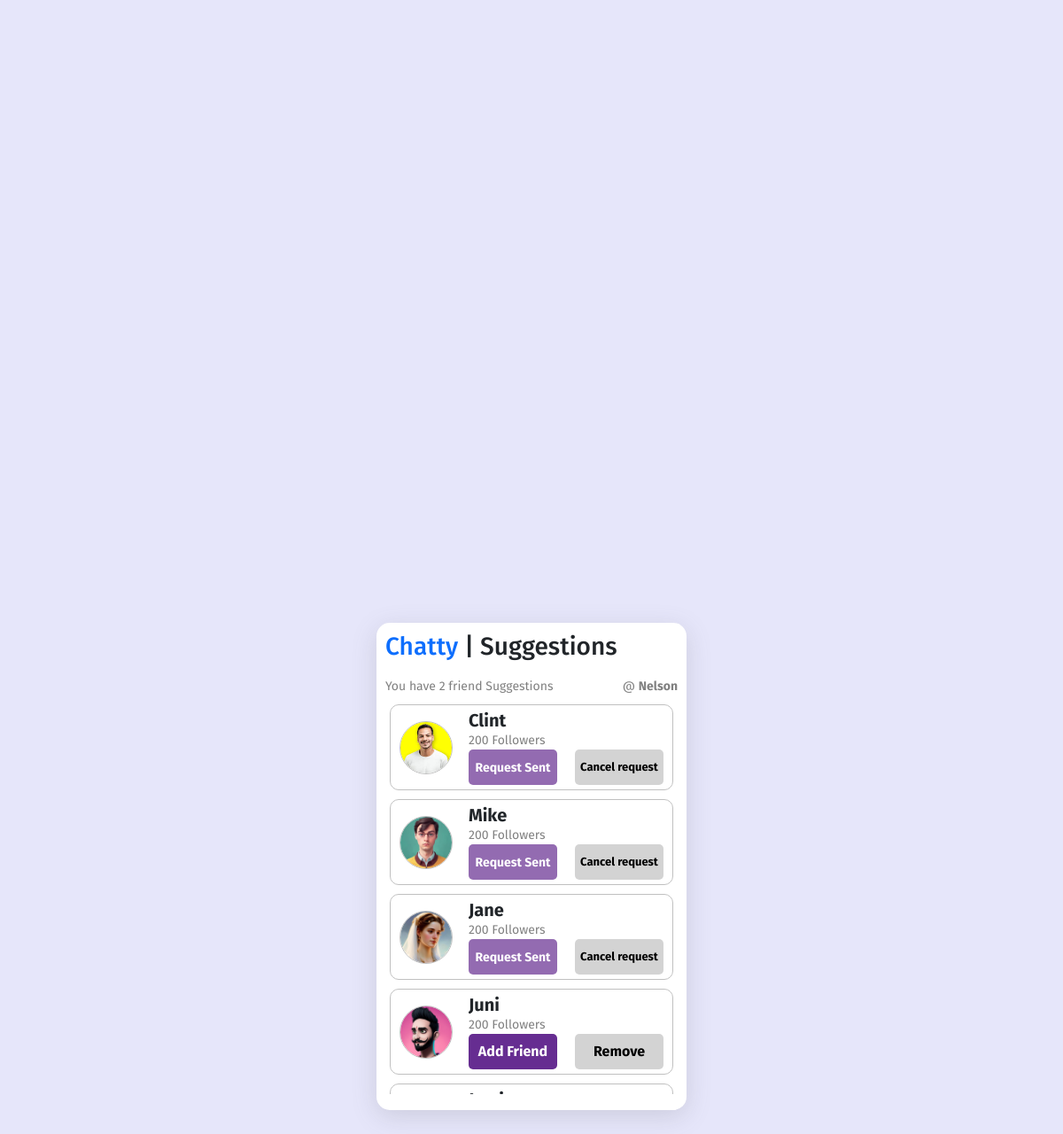
/suggestions (signed in), run on the app's committed database.
### core/models.py (models this page shows, shortened)
class CustomUser(AbstractUser):
    request_sent = models.BooleanField(default=False)
    USERNAME_FIELD = 'username'

### chatapp/models.py (models this page shows, shortened)
class Profile(models.Model):
    user = models.OneToOneField(settings.AUTH_USER_MODEL, on_delete=models.CASCADE, related_name = "profiles")
    username = models.CharField(max_length=50, blank=True, null=True)
    first_name = models.CharField(max_length=50, blank=True, null=True)
    last_name = models.CharField(max_length=50, blank=True, null=True)
    profile_picture = models.ImageField(upload_to="img", blank=True, null=True)
    friends = models.ManyToManyField(settings.AUTH_USER_MODEL, blank=True)

### chatapp/views.py (the view)
# urls.py: path("suggestions", views.suggestion, name="suggestions"),
def suggestion(request):
    all_user = get_user_model()
    user = request.user
    users = all_user.objects.all()
    profiles = Profile.objects.all()
    profile = Profile.objects.get(user=user)
    profile_friends = profile.friends.all()
    suggested_friends = all_user.objects.exclude(
        profile__friends__in=profile_friends).exclude(profiles=profile)
    friend_request = FriendRequest.objects.filter(
        receiver__in=suggested_friends, sender=request.user)
    context = {"s_friends": suggested_friends, "f_requests": friend_request}
    return render(request, "chatapp/suggestions.html", context)

### chatapp/templatetags/custom_filter.py (called while the page is built)
@register.filter
def if_id_in_queryset(id, queryset):
    print("id",id)
    return any(id == query.receiver.id for query in queryset)

### chatapp/templates/chatapp/suggestions.html (shortened to what this page needs)
{% extends 'base.html' %}
{% load custom_filter %}
{% block content %}
<div class="chatbody" id="chatbody">
    <h3><span><a href="{% url 'chats' %}">Chatty</a> | </span>Suggestions</h3>
    <div class="sub-div">
      <p class="para">You have 2 friend Suggestions</p>
      <p class="para">@ <span><strong>{{request.user.username}}</strong></span></p>
    </div>
    <div class="suggestionContainer">
    {% for friend in s_friends  %}
    <div class="suggestion">
      {% if friend.profiles.profile_picture %}
      <div class="pic">
        <img src="{{friend.profiles.profile_picture.url}}" alt="">
      </div>
      {% else %}
      <div class="pic">
        <img src="" alt="">
      </div>
      {% endif %}
        <div class="user-container">
          <div class="user-info">
              <h5>{{friend.username}}</h5>
              <p>200 Followers</p>
          </div>
          {% if friend.id|if_id_in_queryset:f_requests %}
          <div class="n-btns">
          <div class="confirm-btn add-btn disable" data-id={{friend.id}}>Request Sent</div>
          <div class="del-btn" data-id={{friend.id}} style="font-size: 13px">Cancel request</div>
        </div>
          {% else %}
           <div class="n-btns">
          <div class="confirm-btn add-btn" data-id={{friend.id}}>Add Friend</div>
          <div class="del-btn" data-id={{friend.id}}>Remove</div>
        </div>
          {% endif %}
      </div>
    </div>
    {% endfor %}
    </div>
  </div>
{% endblock content %}

### templates/base.html (shortened to what this page needs)
<!DOCTYPE html>
<html lang="en">
    {% load static %}
  <head>
    <link
      rel="stylesheet"
      href="https://cdnjs.cloudflare.com/ajax/libs/font-awesome/6.4.0/css/regular.min.css"
    />
    <link
      rel="stylesheet"
      href="https://cdnjs.cloudflare.com/ajax/libs/font-awesome/6.4.0/css/solid.min.css"
    />
    <link
      rel="stylesheet"
      href="https://cdnjs.cloudflare.com/ajax/libs/font-awesome/6.4.0/css/fontawesome.min.css"
    />
    <link href="https://cdn.jsdelivr.net/npm/bootstrap@5.2.3/dist/css/bootstrap.min.css" rel="stylesheet">
    <link rel="stylesheet" href="{% static 'css/style.css' %}" />
  </head>
  <body>
    <div class="chatContainer">
         {% block content %}{% endblock content %}
    </div>
  </body>
</html>

### chatapp/static/css/style.css (style rules this page uses)
* { padding: 0px; margin: 0px; box-sizing: border-box; font-family: 'Fira Sans', sans-serif; }
body { display: flex; align-items: center; justify-content: center; height: 100vh; background-color: #E6E6FA; }
img { width: 100%; height: 100; border-radius: 50%; }
.sub-div { width: 100%; height: auto; display: flex; justify-content: space-between; align-items: center; padding: 0px !important; margin: 0px !important; }
a { text-decoration: none; }
h4, p, small { margin: 0px; }
.disable { pointer-events: none; opacity: 0.7; font-size: 14px; }
.chatContainer { width: 350px; height: 550px; background-color: white; box-shadow: rgba(100, 100, 111, 0.2) 0px 7px 29px 0px; border-radius: 15px; }
.chatbody { width: 100%; height: 410px; padding: 10px 10px 10px 10px; }
.chatbody .para { margin-top: 10px; color:gray; font-weight: 12px; font-size: 14px; }
.chatbody .suggestionContainer { width: 100%; height: 450px; padding: 0px 5px 0px 5px; overflow: auto; }
.chatbody .suggestionContainer .suggestion { width: 100%; height: auto; border-radius: 10px; border: 1px solid silver; display: flex; align-items: center; justify-content: space-between; margin-top: 10px; padding: 5px 10px 5px 10px; }
.chatbody .suggestionContainer .suggestion .pic { width: 60px; height: 60px; border: 1px solid silver; border-radius: 50%; }
.chatbody .suggestionContainer .suggestion .pic img { width: 100%; height: 100; border-radius: 50%; }
.chatbody .suggestionContainer .suggestion .user-container { margin-left: 5px; }
.chatbody .suggestionContainer .suggestion .user-container .n-btns { display: flex; align-items: center; justify-content: space-between; }
.chatbody .suggestionContainer .suggestion .user-container .n-btns .confirm-btn, .chatbody .suggestionContainer .suggestion .user-container .n-btns .del-btn { width: 100px; height: 40px; border-radius: 5px; background-color: #662d91; color: white; display: flex; align-items: center; justify-content: center; font-weight: bold; cursor: pointer; }
.chatbody .suggestionContainer .suggestion .user-container .n-btns .del-btn { background-color: lightgray; color: black; }
.chatbody .suggestionContainer .suggestion .user-info { width: 220px; height: auto; display: flex; align-items: flex-start; justify-content: center; flex-direction: column; }
.chatbody .suggestionContainer .suggestion .user-info h5 { font-weight: bold; margin: 0px; }
.chatbody .suggestionContainer .suggestion .user-info p { color: gray; margin: 0px; font-size: 14px }

### data on the page
CustomUser: user.username "Nelson"
CustomUser: profiles.profile_picture (picture), username "Clint"
CustomUser: profiles.profile_picture (picture), username "Mike"
CustomUser: profiles.profile_picture (picture), username "Jane"
CustomUser: profiles.profile_picture (picture), username "Juni"
